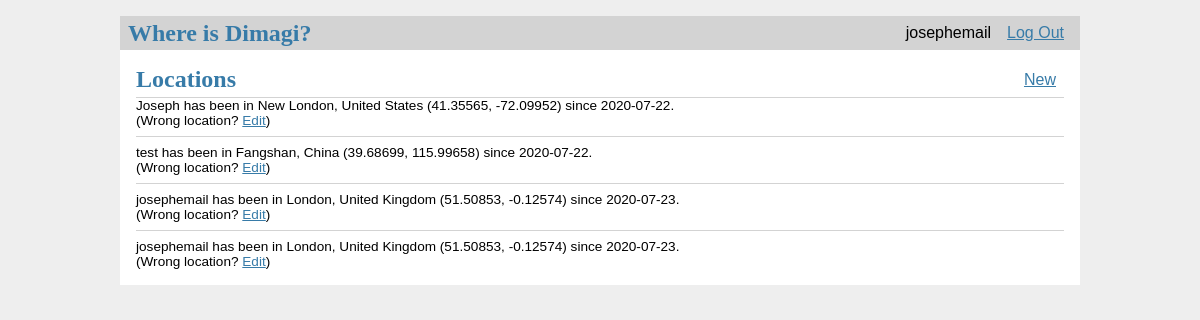
Page / (signed in) on the committed database.
### tables this page shows
CREATE TABLE user (
  id INTEGER PRIMARY KEY AUTOINCREMENT,
  username TEXT UNIQUE NOT NULL,
  person_name TEXT NOT NULL,
  email TEXT UNIQUE NOT NULL,
  password TEXT NOT NULL
);

CREATE TABLE location (
  location_id INTEGER PRIMARY KEY AUTOINCREMENT,
  person_id INTEGER NOT NULL,
  created TIMESTAMP NOT NULL DEFAULT CURRENT_TIMESTAMP,
  location TEXT NOT NULL,
  lat DECIMAL  NOT NULL,
  lon DECIMAL NOT NULL,
  off_the_grid INTEGER DEFAULT 0,
  FOREIGN KEY (person_id) REFERENCES user (id)
);

### whereis_app/locations.py (the view)
@bp.route('/')
def index():
    db = get_db()
    if g.user and g.user['person_name'] == 'admin':
        locations = db.execute(
        'SELECT l.location_id, location, lat, lon, person_id, created, person_name'
        ' FROM location l JOIN user u ON l.person_id = u.id '
        ).fetchall()
    else:
        locations = db.execute(
            ' SELECT l.location_id, location, lat, lon, person_id, created, person_name'
            ' FROM location l JOIN user u ON l.person_id = u.id '
            ' WHERE '
            'l.off_the_grid == 0 '
            ' AND '
            '(person_id, created) in (SELECT person_id, max(created)'
            'FROM location GROUP BY person_id)'
            ).fetchall()
    return render_template('locations/index.html', locations=locations)

### whereis_app/auth.py (called while the page is built)
@bp.before_app_request
def load_logged_in_user():
    user_id = session.get('user_id')
    if user_id is None:
        g.user = None
    else:
        g.user = get_db().execute(
            'SELECT * FROM user WHERE id = ?', (user_id,)
        ).fetchone()

### whereis_app/db.py (called while the page is built)
def get_db():
    if 'db' not in g:
        g.db = sqlite3.connect(
            current_app.config['DATABASE'],
            detect_types=sqlite3.PARSE_DECLTYPES
        )
        g.db.row_factory = sqlite3.Row
    return g.db

### whereis_app/templates/locations/index.html
{% extends 'base.html' %}
{% block header %}
  <h1>{% block title %}Locations{% endblock %}</h1>
  {% if g.user %}
    <a class="action" href="{{ url_for('locations.add_location') }}">New</a>
  {% endif %}
{% endblock %}
{% block content %}
  {% for location in locations %}
    <article class="post">
      <header>
        <div>
	    {{location['person_name'] }}  has been in {{location['location']}} ({{location['lat']}}, {{location['lon']}}) since {{location['created'].strftime('%Y-%m-%d')}}.<br>
	    (Wrong location? <a href="{{ url_for('locations.update', location_id=location['location_id']) }}">Edit</a>)
        </div>
      </header>
    </article>
    {% if not loop.last %}
      <hr>
    {% endif %}
  {% endfor %}
{% endblock %}

### whereis_app/templates/base.html (shortened to what this page needs)
<!doctype html>
<link rel="stylesheet" href="{{ url_for('static', filename='style.css') }}">
<nav>
  <h1>Where is Dimagi?</h1>
  <ul>
    {% if g.user %}
      <li><span>{{ g.user['username'] }}</span>
      <li><a href="{{ url_for('auth.logout') }}">Log Out</a>
    {% else %}
      <li><a href="{{ url_for('auth.register') }}">Register</a>
      <li><a href="{{ url_for('auth.login') }}">Log In</a>
    {% endif %}
  </ul>
</nav>
<section class="content">
  <header>
    {% block header %}{% endblock %}
  </header>
  {% block content %}{% endblock %}
</section>

### whereis_app/static/style.css (style rules this page uses)
h1 { font-family: serif; color: #377ba8; margin: 1rem 0; }
a { color: #377ba8; }
hr { border: none; border-top: 1px solid lightgray; }
nav { background: lightgray; display: flex; align-items: center; padding: 0 0.5rem; }
nav h1 { flex: auto; margin: 0; }
nav ul { display: flex; list-style: none; margin: 0; padding: 0; }
nav ul li a, nav ul li span, header .action { display: block; padding: 0.5rem; }
.content { padding: 0 1rem 1rem; }
.content > header { border-bottom: 1px solid lightgray; display: flex; align-items: flex-end; }
.content > header h1 { flex: auto; margin: 1rem 0 0.25rem 0; }
.post > header { display: flex; align-items: flex-end; font-size: 0.85em; }
.post > header > div:first-of-type { flex: auto; }
.content:last-child { margin-bottom: 0; }

### rows in the picture
user: user.username "josephemail"
location: person_name "Joseph", location "New London, United States", lat "41.35565", lon "-72.09952", created "2020-07-22"
location: person_name "test", location "Fangshan, China", lat "39.68699", lon "115.99658", created "2020-07-22"
location: person_name "josephemail", location "London, United Kingdom", lat "51.50853", lon "-0.12574", created "2020-07-23"
location: person_name "josephemail", location "London, United Kingdom", lat "51.50853", lon "-0.12574", created "2020-07-23"
